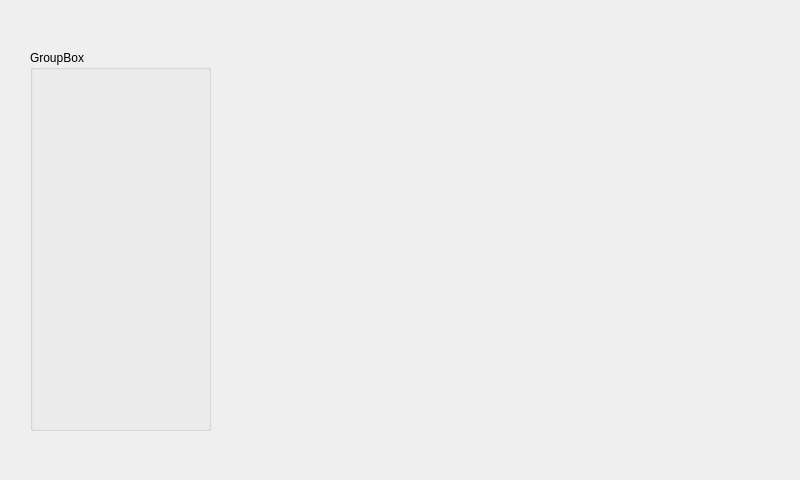
<?xml version="1.0" encoding="UTF-8"?>
<ui version="4.0">
 <class>CZaoSheng</class>
 <widget class="QWidget" name="CZaoSheng">
  <property name="geometry">
   <rect>
    <x>0</x>
    <y>0</y>
    <width>800</width>
    <height>480</height>
   </rect>
  </property>
  <property name="minimumSize">
   <size>
    <width>800</width>
    <height>480</height>
   </size>
  </property>
  <property name="maximumSize">
   <size>
    <width>800</width>
    <height>480</height>
   </size>
  </property>
  <property name="windowTitle">
   <string>Form</string>
  </property>
  <widget class="QGroupBox" name="groupBox">
   <property name="geometry">
    <rect>
     <x>30</x>
     <y>50</y>
     <width>181</width>
     <height>381</height>
    </rect>
   </property>
   <property name="title">
    <string>GroupBox</string>
   </property>
  </widget>
 </widget>
 <resources/>
 <connections/>
</ui>
